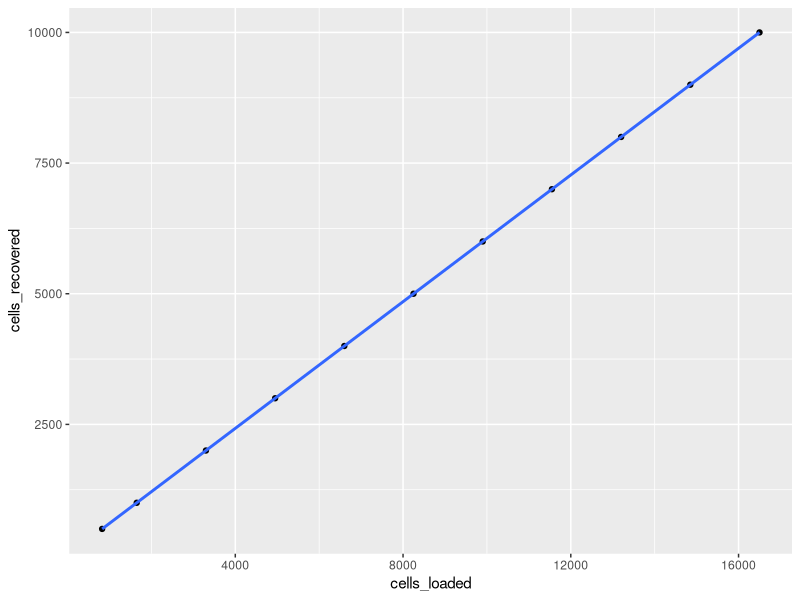

This chart was generated by the following R code:
## ---- chunk 1
#| echo: false

library(ggplot2)
library(dplyr)

dfr <- data.frame(
  rate = c(0.4, 0.8, 1.6, 2.4, 3.2, 4.0, 4.8, 5.6, 6.4, 7.2, 8.0),
  cells_loaded = c(825, 1650, 3300, 4950, 6600, 8250, 9900, 11550, 13200, 14850, 16500),
  cells_recovered = c(500, 1000, 2000, 3000, 4000, 5000, 6000, 7000, 8000, 9000, 10000)
) %>%
  mutate(doublets_by_count = cells_loaded - cells_recovered) %>%
  mutate(doublets_by_rate = (rate / 100 * cells_loaded)) %>%
  mutate(estimated_rate = round(100 - ((cells_recovered / cells_loaded) * 100)))

ggplot(dfr, aes(cells_loaded, cells_recovered)) +
  geom_point() +
  geom_smooth(method = "lm")
